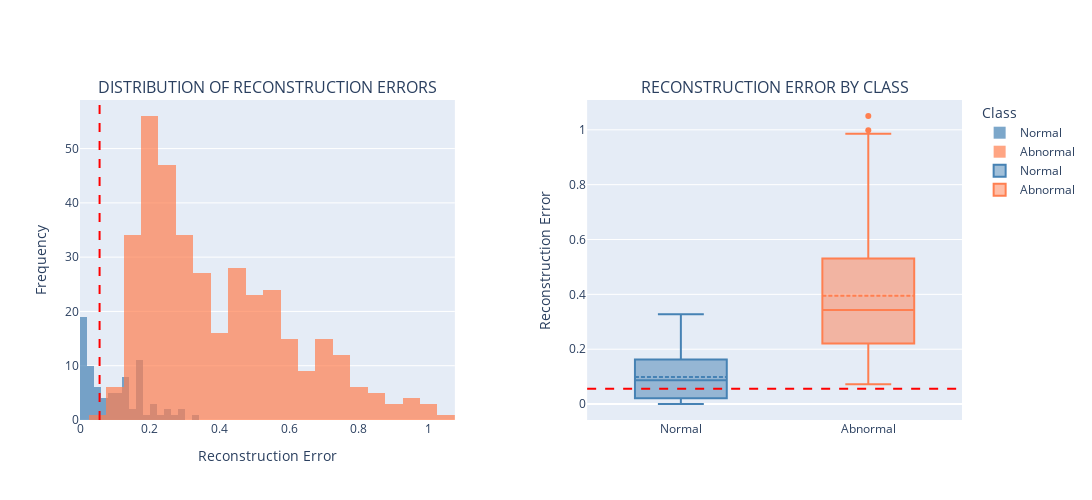

Write notebook code for a chart like this one.
### Code cell
# Visualize reconstruction error distribution (Plotly)
# Separate errors by class
test_normal_errors = test_errors[y_test_tensor == 0].cpu().numpy()
test_abnormal_errors = test_errors[y_test_tensor == 1].cpu().numpy()

fig = make_subplots(
    rows=1, cols=2,
    subplot_titles=("Distribution of Reconstruction Errors".upper(), "Reconstruction Error by Class".upper()),
    horizontal_spacing=0.15
)

# Histogram of errors
fig.add_trace(
    go.Histogram(
        x=test_normal_errors,
        nbinsx=30,
        name="Normal",
        marker_color="steelblue",
        opacity=0.7
    ),
    row=1, col=1
)

fig.add_trace(
    go.Histogram(
        x=test_abnormal_errors,
        nbinsx=30,
        name="Abnormal",
        marker_color="coral",
        opacity=0.7
    ),
    row=1, col=1
)

# Threshold line on histogram
fig.add_vline(
    x=threshold,
    line=dict(color="red", dash="dash", width=2),
    row=1, col=1
)

# Box plot
fig.add_trace(
    go.Box(y=test_normal_errors, name="Normal", marker_color="steelblue", boxmean=True),
    row=1, col=2
)
fig.add_trace(
    go.Box(y=test_abnormal_errors, name="Abnormal", marker_color="coral", boxmean=True),
    row=1, col=2
)

# Threshold line on box plot
fig.add_hline(
    y=threshold,
    line=dict(color="red", dash="dash", width=2),
    row=1, col=2
)

fig.update_xaxes(title_text="Reconstruction Error", row=1, col=1)
fig.update_yaxes(title_text="Frequency", row=1, col=1)
fig.update_yaxes(title_text="Reconstruction Error", row=1, col=2)

fig.update_layout(
    barmode="overlay",
    height=500,
    width=1200,
    legend_title_text="Class"
)

fig.show()

print(f"\n📊 Key findings:")
print(f"   • Normal sounds: Mean reconstruction error = {test_normal_errors.mean():.4f}")
print(f"   • Abnormal sounds: Mean reconstruction error = {test_abnormal_errors.mean():.4f}")
print(f"   • Separation: {(test_abnormal_errors.mean() / test_normal_errors.mean()):.1f}x higher for abnormal")
print(f"\n✅ The autoencoder successfully learned to distinguish normal from abnormal heart sounds!")

### Figure 1 — Plotly figure (JSON) as saved in the notebook; plotly's stock layout.template omitted (floating-point values rounded to 4 significant figures; data arrays with more than 128 entries replaced by an {"elided": "..."} marker saying what was removed)
{"data": [{"marker": {"color": "steelblue"}, "name": "Normal", "nbinsx": 30, "opacity": 0.7, "type": "histogram", "x": [0.07665, 0.02549, 0.01898, 0.03514, 0.09131, 0.07829, 0.02194, 0.01794, 0.06258, 0.05448, 0.02441, 0.01644, 0.02068, 0.07513, 0.005545, 0.05541, 0.02161, 0.04707, 0.1139, 0.1263, 0.1607, 0.12, 0.08217, 0.1225, 0.1685, 0.1737, 0.1093, 0.136, 0.112, 0.1221, 0.1535, 0.1774, 0.124, 0.1354, 0.1691, 0.1746, 0.1611, 0.1001, 0.1428, 0.1859, 0.2503, 0.1724, 0.139, 0.219, 0.207, 0.08683, 0.01863, 0.02856, 0.02505, 0.09779, 0.04249, 0.02493, 0.04798, 0.01496, 0.2646, 0.3278, 0.1736, 0.2362, 0.2009, 0.2974, 0.2989, 0.1735, 0.2473, 0.08948, 0.01934, 0.01036, 0.009768, 0.1659, 0.05701, 0.01839, 0.01438, 0.008436, 0.1363, 0.0005836, 0.003521, 0.004208, 0.002389, 0.0003104, 0.001591, 0.006766, 0.02552], "xaxis": "x", "yaxis": "y"}, {"marker": {"color": "coral"}, "name": "Abnormal", "nbinsx": 30, "opacity": 0.7, "type": "histogram", "x": {"elided": "369 float values"}, "xaxis": "x", "yaxis": "y"}, {"boxmean": true, "marker": {"color": "steelblue"}, "name": "Normal", "type": "box", "xaxis": "x2", "y": [0.07665, 0.02549, 0.01898, 0.03514, 0.09131, 0.07829, 0.02194, 0.01794, 0.06258, 0.05448, 0.02441, 0.01644, 0.02068, 0.07513, 0.005545, 0.05541, 0.02161, 0.04707, 0.1139, 0.1263, 0.1607, 0.12, 0.08217, 0.1225, 0.1685, 0.1737, 0.1093, 0.136, 0.112, 0.1221, 0.1535, 0.1774, 0.124, 0.1354, 0.1691, 0.1746, 0.1611, 0.1001, 0.1428, 0.1859, 0.2503, 0.1724, 0.139, 0.219, 0.207, 0.08683, 0.01863, 0.02856, 0.02505, 0.09779, 0.04249, 0.02493, 0.04798, 0.01496, 0.2646, 0.3278, 0.1736, 0.2362, 0.2009, 0.2974, 0.2989, 0.1735, 0.2473, 0.08948, 0.01934, 0.01036, 0.009768, 0.1659, 0.05701, 0.01839, 0.01438, 0.008436, 0.1363, 0.0005836, 0.003521, 0.004208, 0.002389, 0.0003104, 0.001591, 0.006766, 0.02552], "yaxis": "y2"}, {"boxmean": true, "marker": {"color": "coral"}, "name": "Abnormal", "type": "box", "xaxis": "x2", "y": {"elided": "369 float values"}, "yaxis": "y2"}], "layout": {"annotations": [{"font": {"size": 16}, "showarrow": false, "text": "DISTRIBUTION OF RECONSTRUCTION ERRORS", "x": 0.2125, "xanchor": "center", "xref": "paper", "y": 1, "yanchor": "bottom", "yref": "paper"}, {"font": {"size": 16}, "showarrow": false, "text": "RECONSTRUCTION ERROR BY CLASS", "x": 0.7875, "xanchor": "center", "xref": "paper", "y": 1, "yanchor": "bottom", "yref": "paper"}], "barmode": "overlay", "height": 500, "legend": {"title": {"text": "Class"}}, "shapes": [{"line": {"color": "red", "dash": "dash", "width": 2}, "type": "line", "x0": 0.05616, "x1": 0.05616, "xref": "x", "y0": 0, "y1": 1, "yref": "y domain"}, {"line": {"color": "red", "dash": "dash", "width": 2}, "type": "line", "x0": 0, "x1": 1, "xref": "x2 domain", "y0": 0.05616, "y1": 0.05616, "yref": "y2"}], "width": 1200, "xaxis": {"anchor": "y", "domain": [0, 0.425], "title": {"text": "Reconstruction Error"}}, "xaxis2": {"anchor": "y2", "domain": [0.575, 1]}, "yaxis": {"anchor": "x", "domain": [0, 1], "title": {"text": "Frequency"}}, "yaxis2": {"anchor": "x2", "domain": [0, 1], "title": {"text": "Reconstruction Error"}}}}
